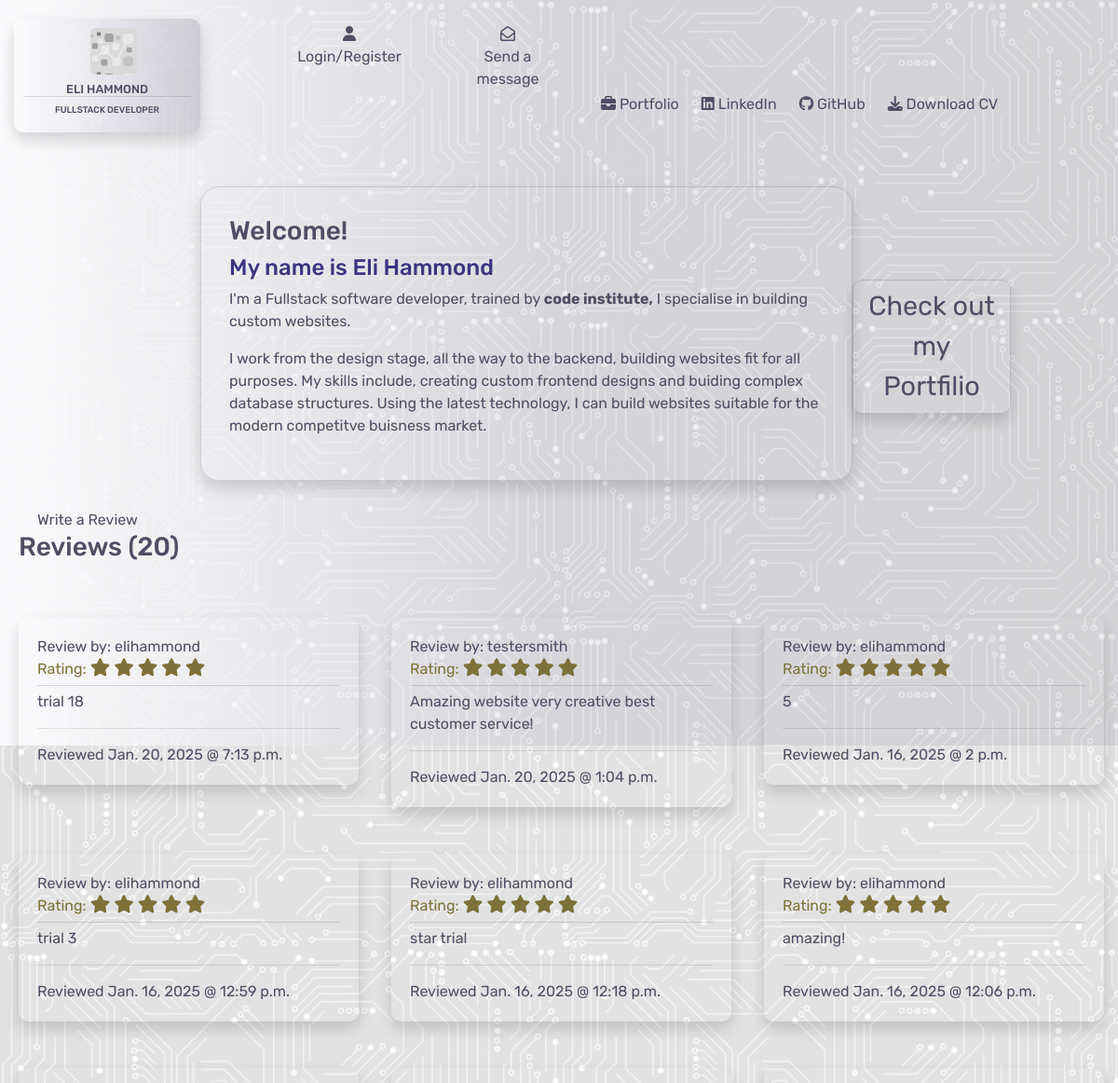
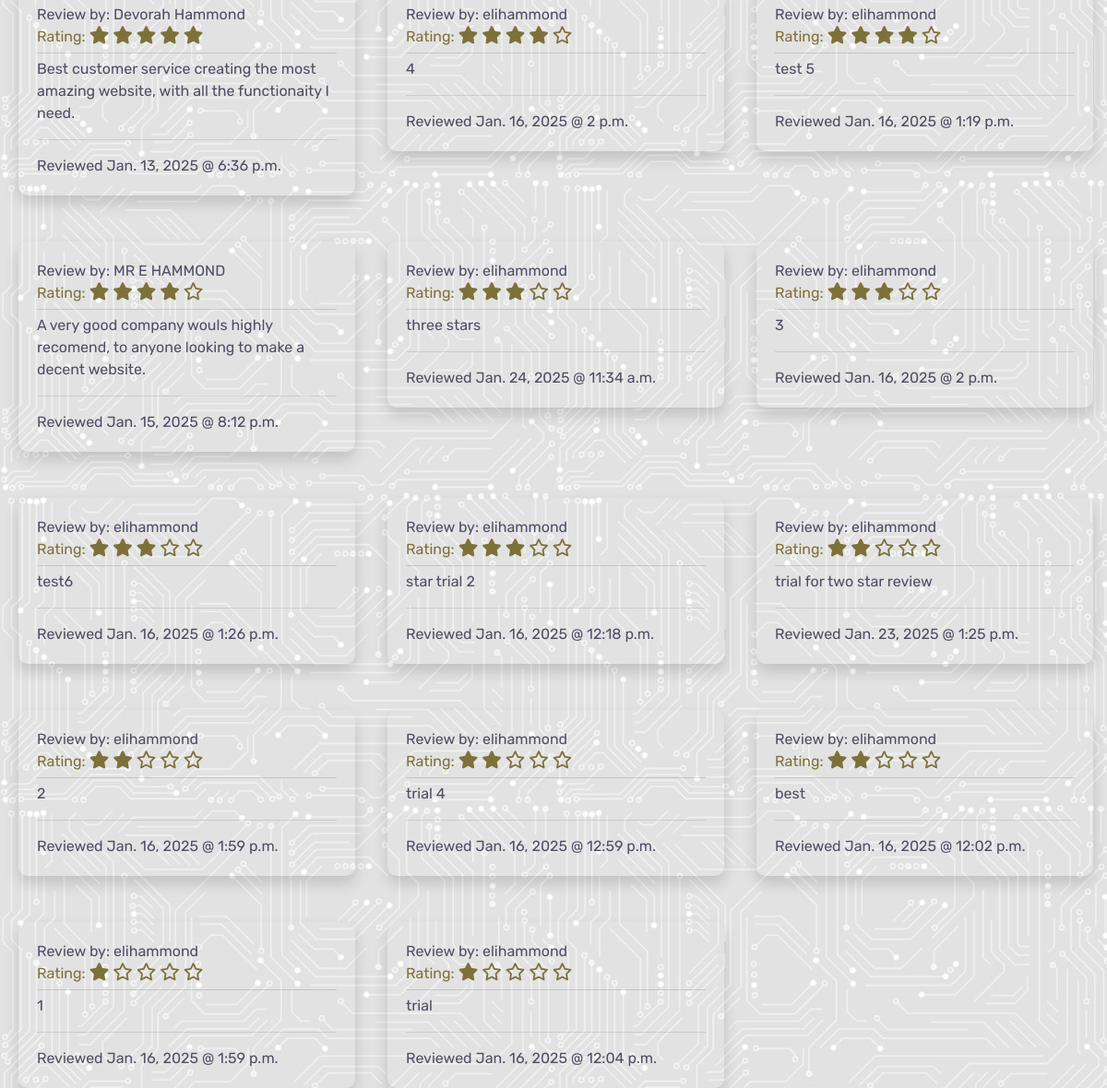
The page / on the database its author committed (2 pictures, top to bottom).
### home/models.py (models this page shows)
class Reviews(models.Model):
    class Meta:
        verbose_name_plural = "Reviews"
    name = models.CharField(max_length=254)
    rating = models.IntegerField(default=1,
                                 choices=((i, i) for i in range(1, 6)))
    review = models.TextField(max_length=600, null=True, blank=True)
    date = models.DateField(auto_now=True)
    time = models.TimeField(auto_now=True)

### home/views.py (the view)
# urls.py: path('', views.index, name='home'),
def index(request):
    reviews = Reviews.objects.all().order_by('-rating', '-date', '-time')
    context = {
        'reviews': reviews,
    }
    return render(request, 'home/index.html', context)

### contacts/contexts.py (called while the page is built)
def contacts_inbox(request):
    user = request.user.id
    if user:
        user_inbox = get_object_or_404(User, username=request.user)
        inbox = Contacts.objects.filter(send_to=user_inbox)
        replied = Replied.objects.filter(send_to=user_inbox)
        replied_count = len(replied)
        unread_messages = inbox.filter(read=False).count()
        print(unread_messages)
        message_count = len(inbox)
        print(int(message_count))
        context = {
            'inbox': inbox,
            'message_count': message_count,
            'unread_messages': unread_messages,
            'replied': replied,
            'replied_count': replied_count
        }
    else:
        inbox = Contacts.objects.all()
        context = {
            'inbox': inbox
        }
    return context

### home/templates/home/index.html (shortened to what this page needs)
{% extends "base.html" %}
{% load static %}
{% block content %}
<div class="container-fluid">
    <div class="row">
        <div class="col-md-2">
        </div>
        <div class="col-md-8">
            <div class="info-box shadow">
                <h3>Welcome!</h3>
                <h4 class="sub-header">My name is Eli Hammond</h4>
                <p>I'm a Fullstack software developer, trained by
                    <span class="ci-link"><a href="https://codeinstitute.net/" target="_blank"> code institute,</a></span> I specialise in building custom websites.</p>
                <p>I work from the design stage, all the way to the backend, building websites fit for all purposes. My skills include, creating custom frontend designs and buiding complex database structures. Using the latest technology, I can build websites suitable for the modern competitve buisness market.</p>
            </div>
        </div>
        <div class="col-md-2">
            <div class="btn porfolio-btn shadow"><a href="{% url 'portfolio' %}">Check out my Portfilio</a></div>
        </div>
    </div>
    <div class="row">
        <div class="col-6 review-section">
            <a href="{% url 'create_review' %}" class="button add-edit-button">Write a Review</a>
            <h3>Reviews ({{ reviews.count }})</h3>
        </div>
    </div>
    <div class="row">
            {% for review in reviews %}
            <div class="col-4 review-section">
                <div class="user-review shadow">
                    <div>
                        Review by: {{ review.name }}
                    </div>
                    <div class="review-stars">
                        Rating:
                        {% if review.rating == 1 %}
                        <i class="fa-solid fa-star"></i>
                        <i class="fa-regular fa-star"></i>
                        <i class="fa-regular fa-star"></i>
                        <i class="fa-regular fa-star"></i>
                        <i class="fa-regular fa-star"></i>
                    {% elif review.rating == 2 %}
                        <i class="fa-solid fa-star"></i>
                        <i class="fa-solid fa-star"></i>
                        <i class="fa-regular fa-star"></i>
                        <i class="fa-regular fa-star"></i>
                        <i class="fa-regular fa-star"></i>
                    {% elif review.rating == 3 %}
                        <i class="fa-solid fa-star"></i>
                        <i class="fa-solid fa-star"></i>
                        <i class="fa-solid fa-star"></i>
                        <i class="fa-regular fa-star"></i>
                        <i class="fa-regular fa-star"></i>
                    {% elif review.rating == 4 %}
                        <i class="fa-solid fa-star"></i>
                        <i class="fa-solid fa-star"></i>
                        <i class="fa-solid fa-star"></i>
                        <i class="fa-solid fa-star"></i>
                        <i class="fa-regular fa-star"></i>
                    {% else %}
                        <i class="fa-solid fa-star"></i>
                        <i class="fa-solid fa-star"></i>
                        <i class="fa-solid fa-star"></i>
                        <i class="fa-solid fa-star"></i>
                        <i class="fa-solid fa-star"></i>
                    {% endif %}
                    </div>
                        <div class="review">{{ review.review }}</div>
                        <hr>
                        <div class="time-date">
                            Reviewed {{ review.date }} @ {{ review.time }}
                        </div>
                </div>
            </div>
            {% endfor %}
        </div>
    </div>
{% endblock %}

### static/css/base.css (style rules this page uses)
:root { --main-font:Rubik; --text-color:rgb(80, 77, 100); }
body { background-image: url('/media/background-image.jpg'); }
.info-box { color:rgb(80, 77, 100); z-index: 1; position: relative; border:solid 1px rgba(80, 77, 100, 0.2); height: auto; border-radius: 20px; width:700px; padding:30px; font-family: var(--main-font); }
.button { font-family: var(--main-font); color: var(--text-color); border: none; outline: none; border-radius: 10px; padding:10px; margin:10px }
.sub-header { color:rgb(60, 52, 128); }
.ci-link a { color:var(--main-font); font-weight: bolder; }
.porfolio-btn { position: relative; top:100px; right:100px; z-index: 1; font-family: var(--main-font); text-align: center; font-size: 1.8rem; width:fit-content; border:solid 1px rgba(80, 77, 100, 0.2); border-radius: 10px; }
.porfolio-btn a { color: rgb(80, 77, 100); text-decoration: none; }
.review-section { position: relative; z-index: 2; font-family: var(--main-font); color: var(--text-color); padding-top: 30px; padding-left: 20px; }
.user-review { padding:20px; margin-top: 20px; border-radius: 10px; }
.review-stars { color:rgb(124, 114, 57); border-bottom: solid 0.5px rgba(80, 77, 100, 0.2); padding-bottom: 5px; }
.review { padding-top: 5px; }
.fa-star { color:rgb(124, 114, 57); font-size: 1.2rem; }

### rows shown on the page
Reviews: name "elihammond", review "trial 18", date "Jan. 20, 2025", time "7:13 p.m."
Reviews: name "testersmith", review "Amazing website very creative best customer service!", date "Jan. 20, 2025", time "1:04 p.m."
Reviews: name "elihammond", review "5", date "Jan. 16, 2025", time "2 p.m."
Reviews: name "elihammond", review "trial 3", date "Jan. 16, 2025", time "12:59 p.m."
Reviews: name "elihammond", review "star trial", date "Jan. 16, 2025", time "12:18 p.m."
Reviews: name "elihammond", review "amazing!", date "Jan. 16, 2025", time "12:06 p.m."
Reviews: name "Devorah Hammond", review "Best customer service creating the most amazing website, with all the functionaity I need.", date "Jan. 13, 2025", time "6:36 p.m."
Reviews: name "elihammond", rating 4 (drawn), review "4", date "Jan. 16, 2025", time "2 p.m."
Reviews: name "elihammond", rating 4 (drawn), review "test 5", date "Jan. 16, 2025", time "1:19 p.m."
Reviews: name "MR E HAMMOND", rating 4 (drawn), review "A very good company wouls highly recomend, to anyone looking to make a decent website.", date "Jan. 15, 2025", time "8:12 p.m."
Reviews: name "elihammond", rating 3 (drawn), review "three stars", date "Jan. 24, 2025", time "11:34 a.m."
Reviews: name "elihammond", rating 3 (drawn), review "3", date "Jan. 16, 2025", time "2 p.m."
Reviews: name "elihammond", rating 3 (drawn), review "test6", date "Jan. 16, 2025", time "1:26 p.m."
Reviews: name "elihammond", rating 3 (drawn), review "star trial 2", date "Jan. 16, 2025", time "12:18 p.m."
Reviews: name "elihammond", rating 2 (drawn), review "trial for two star review", date "Jan. 23, 2025", time "1:25 p.m."
Reviews: name "elihammond", rating 2 (drawn), review "2", date "Jan. 16, 2025", time "1:59 p.m."
Reviews: name "elihammond", rating 2 (drawn), review "trial 4", date "Jan. 16, 2025", time "12:59 p.m."
Reviews: name "elihammond", rating 2 (drawn), review "best", date "Jan. 16, 2025", time "12:02 p.m."
Reviews: name "elihammond", rating 1 (drawn), review "1", date "Jan. 16, 2025", time "1:59 p.m."
Reviews: name "elihammond", rating 1 (drawn), review "trial", date "Jan. 16, 2025", time "12:04 p.m."

### other values the page prints
{{ reviews.count }} "20"
